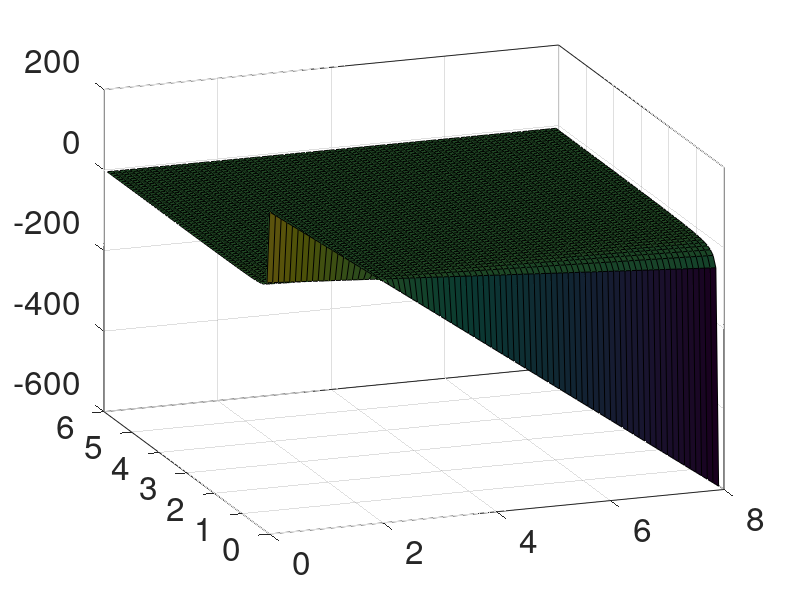

Write MATLAB code to recreate this figure. (Note: this script raises an error after producing the figure.)
function Figure_5_f
%   Figure1_main Plots all the Figures 5 f in our paper "Universal
%   resilience patterns in complex networks".
%
%  
%   NuRsEv2.0
%   $Id: Figure1_main.m Created at 2018-2-26 11:35:29 $
%   by Jianxi Gao, RPI, Troy, NY
%   Copyright (c) 2012-2018 by Center for Complex Network Research (CCNR)

figure1 = figure('color',[1 1 1]);
axes1 = axes('Parent',figure1,'FontSize',24);box(axes1,'on');hold(axes1,'on');
view(axes1,[-20 22]);

D = 0.01:0.1:8;
H = 0.01:0.1:6;
[DD,HH] = meshgrid(D,H);
SS = (2-DD)./HH;
surf(DD,HH,SS)
grid on; 
camlight; 
alpha(0.6);
zlim([-1,1])
xlim([0,8])
ylim([0,6])

 
plot3(5.0667,13.2757/5.0667,-0.2464,'r^')
plot3(6.9000,24.2109/6.9000,-0.0830,'b^')

shading interp 


plot3([0,0],[0,0],[-1,1],'r','LineWidth',2)
plot3([0,0],[0,6],[-1,-1],'r','LineWidth',2)
plot3([0,8],[6,6],[-1,-1],'r','LineWidth',2)

plot3([0,0],[6,6],[-1,1/3],'r','LineWidth',2)
plot3([0,2],[0,0],[-1,-1],'r','LineWidth',2)
plot3([0,2],[0,0],[1,1],'r','LineWidth',2)
plot3([0,0],[0,2],[1,1],'r','LineWidth',2)

plot3([0,0],[6,2],[1,1],'b','LineWidth',2)
plot3([8,2],[0,0],[1,1],'b','LineWidth',2)
plot3([8,2],[0,0],[-1,-1],'b','LineWidth',2)
plot3([0,0],[6,6],[1,1/3],'b','LineWidth',2)

plot3([8,8],[0,6],[1,1],'b','LineWidth',2)
plot3([8,8],[0,0],[-1,1],'b','LineWidth',2)
plot3([8,8],[0,6],[-1,-1],'b','LineWidth',2)
plot3([8,8],[6,6],[-1,1],'b','LineWidth',2)
plot3([8,0],[6,6],[1,1],'b','LineWidth',2)


plot3([2,2],[0,0],[-1,1],'g','LineWidth',2)

plot3([0,2],[2,0],[1,1],'g','LineWidth',2)
H = 2:0.01:6;
D = zeros(1,length(H));
S = 2./H;
plot3(D,H,S,'g','LineWidth',2)


S = -1:0.01:1/3;
H = ones(1,length(S))*6;
D = 2-6*S;
plot3(D,H,S,'g','LineWidth',2)

H = 0:0.01:6;
S = -ones(1,length(H));
D = 2+H;
plot3(D,H,S,'g','LineWidth',2)

xlabel('D')
ylabel('H')
zlabel('S')




